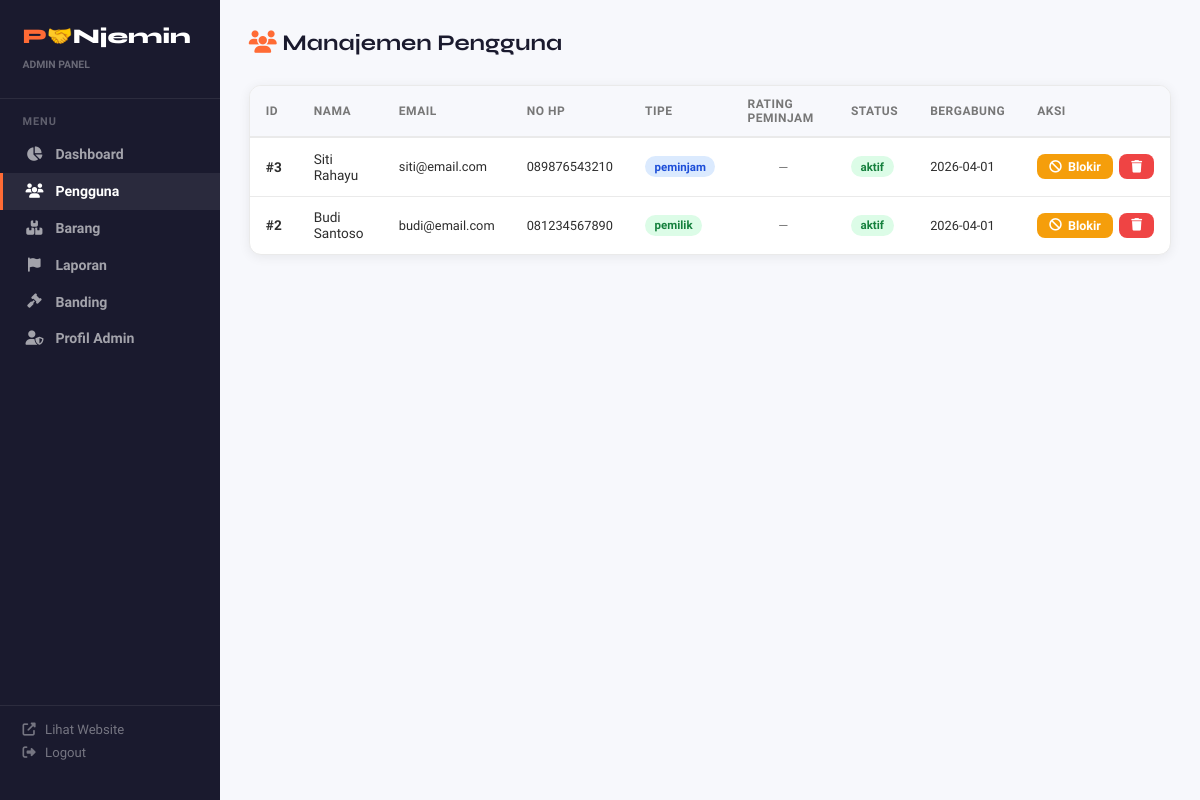
Page /admin/users (signed in) on the committed database.
### tables this page shows
CREATE TABLE users (
            id INTEGER PRIMARY KEY AUTOINCREMENT,
            nama TEXT NOT NULL, email TEXT UNIQUE NOT NULL, password TEXT NOT NULL,
            no_hp TEXT, alamat TEXT, role TEXT DEFAULT 'user',
            tipe_akun TEXT DEFAULT 'peminjam', rating REAL DEFAULT 0,
            total_transaksi INTEGER DEFAULT 0, status TEXT DEFAULT 'aktif',
            foto_ktp TEXT, created_at TIMESTAMP DEFAULT CURRENT_TIMESTAMP
        );

### app.py (the view)
@app.route('/admin/users')
def admin_users():
    if session.get('role') != 'admin': return redirect(url_for('admin_login'))
    users = db_execute("SELECT * FROM users WHERE role='user' ORDER BY created_at DESC", fetchall=True)
    ratings_raw = db_execute("SELECT id_peminjam, AVG(rating) as avg_r, COUNT(*) as cnt FROM review_peminjam GROUP BY id_peminjam", fetchall=True)
    ratings = {}
    for r in ratings_raw:
        ratings[r['id_peminjam']] = {'avg': round(r['avg_r'],1) if r['avg_r'] else 0, 'cnt': r['cnt']}
    return render_template('admin/users.html', users=users, ratings=ratings)

### app.py (called while the page is built)
@app.template_filter('tgl')
def filter_tgl(value, fmt='%Y-%m-%d'):
    if not value:
        return ''
    if hasattr(value, 'strftime'):
        return value.strftime(fmt)
    return str(value)[:10]

def get_db():
    if 'db' not in g:
        if USE_POSTGRES:
            g.db = psycopg2.connect(DATABASE_URL, cursor_factory=psycopg2.extras.RealDictCursor)
        else:
            import sqlite3
            g.db = sqlite3.connect('database.db', check_same_thread=False)
            g.db.row_factory = sqlite3.Row
            g.db.execute("PRAGMA journal_mode=WAL")
    return g.db

def db_execute(sql, params=(), fetchone=False, fetchall=False, commit=False):
    conn = get_db()
    if USE_POSTGRES:
        sql = sql.replace('?', '%s')
    cur = conn.cursor()
    cur.execute(sql, params)
    result = None
    if fetchone:
        result = cur.fetchone()
    elif fetchall:
        result = cur.fetchall()
    if commit:
        conn.commit()
    cur.close()
    return result

def chat_unread():
    if 'user_id' not in session: return 0
    try:
        row = db_execute("SELECT COUNT(*) AS c FROM chat WHERE id_penerima=? AND dibaca=0", (session['user_id'],), fetchone=True)
        return row['c'] if row else 0
    except: return 0

@app.context_processor
def inject_globals():
    return dict(chat_unread_count=chat_unread(), foto_url=foto_url)

### templates/admin/users.html (shortened to what this page needs)
{% extends 'admin/base.html' %}
{% block content %}
<div class="topbar">
    <h1><i class="fas fa-users" style="color:var(--primary)"></i> Manajemen Pengguna</h1>
</div>
<div class="card">
    <table class="table">
        <thead>
            <tr><th>ID</th><th>Nama</th><th>Email</th><th>No HP</th><th>Tipe</th><th>Rating Peminjam</th><th>Status</th><th>Bergabung</th><th>Aksi</th></tr>
        </thead>
        <tbody>
            {% for u in users %}
            <tr>
                <td><strong>#{{ u.id }}</strong></td>
                <td>{{ u.nama }}</td>
                <td style="font-size:0.8rem">{{ u.email }}</td>
                <td style="font-size:0.8rem">{{ u.no_hp or '—' }}</td>
                <td><span class="badge {% if u.tipe_akun == 'pemilik' %}badge-success{% else %}badge-info{% endif %}">{{ u.tipe_akun }}</span></td>
                <td style="text-align:center">
                    {% if ratings.get(u.id) %}
                    <span style="color:#f59e0b;font-weight:700">⭐ {{ ratings[u.id]['avg'] }}</span>
                    <div style="font-size:0.72rem;color:var(--text-muted)">{{ ratings[u.id]['cnt'] }}x ulasan</div>
                    {% else %}
                    <span style="color:var(--text-muted);font-size:0.8rem">—</span>
                    {% endif %}
                </td>
                <td><span class="badge {% if u.status == 'aktif' %}badge-success{% else %}badge-danger{% endif %}">{{ u.status }}</span></td>
                <td style="font-size:0.8rem">{{ u.created_at | tgl }}</td>
                <td>
                    <div style="display:flex;gap:0.4rem">
                        <a href="{{ url_for('admin_blokir', id=u.id) }}" class="btn btn-sm {% if u.status == 'aktif' %}btn-warning{% else %}btn-success{% endif %}">
                            <i class="fas fa-{% if u.status == 'aktif' %}ban{% else %}unlock{% endif %}"></i>
                            {{ 'Blokir' if u.status == 'aktif' else 'Aktifkan' }}
                        </a>
                        <a href="{{ url_for('admin_hapus_user', id=u.id) }}" class="btn btn-danger btn-sm" onclick="return confirm('Yakin hapus user ini?')">
                            <i class="fas fa-trash"></i>
                        </a>
                    </div>
                </td>
            </tr>
            {% endfor %}
        </tbody>
    </table>
</div>
{% endblock %}

### templates/admin/base.html (style rules this page uses)
:root { --primary: #FF6B35; --primary-dark: #e55a25; --primary-light: #fff3ee; --secondary: #1a1a2e; --accent: #FFD700; --text: #2d2d2d; --text-muted: #777; --bg: #f7f8fc; --card-bg: #fff; --border: #eaeaea; --success: #22c55e; --warning: #f59e0b; --danger: #ef4444; --info: #3b82f6; --radius: 12px; --radius-sm: 8px; --shadow: 0 2px 12px rgba(0,0,0,0.07); --sidebar-w: 220px; }
* { margin: 0; padding: 0; box-sizing: border-box; }
body { font-family: 'Plus Jakarta Sans', sans-serif; background: var(--bg); color: var(--text); display: flex; min-height: 100vh; }
.topbar { display: flex; align-items: center; justify-content: space-between; margin-bottom: 1.8rem; }
.topbar h1 { font-family: 'Syne', sans-serif; font-size: 1.4rem; color: var(--secondary); }
.btn { display: inline-flex; align-items: center; gap: 0.4rem; padding: 0.5rem 1.1rem; border-radius: var(--radius-sm); font-size: 0.85rem; font-weight: 600; cursor: pointer; border: none; text-decoration: none; transition: all 0.2s; }
.btn-danger { background: var(--danger); color: white; }
.btn-warning { background: var(--warning); color: white; }
.btn-sm { padding: 0.3rem 0.75rem; font-size: 0.78rem; }
.card { background: white; border-radius: var(--radius); border: 1px solid var(--border); box-shadow: var(--shadow); overflow: hidden; }
.table { width: 100%; border-collapse: collapse; font-size: 0.85rem; }
.table th { background: var(--bg); padding: 0.7rem 1rem; text-align: left; font-weight: 700; color: var(--text-muted); font-size: 0.75rem; text-transform: uppercase; letter-spacing: 0.5px; border-bottom: 2px solid var(--border); }
.table td { padding: 0.8rem 1rem; border-bottom: 1px solid var(--border); vertical-align: middle; }
.table tr:last-child td { border-bottom: none; }
.badge { display: inline-block; padding: 0.22rem 0.6rem; border-radius: 20px; font-size: 0.72rem; font-weight: 700; }
.badge-success { background: #dcfce7; color: #15803d; }
.badge-info { background: #dbeafe; color: #1d4ed8; }

### rows in the picture
users: id "3", nama "Siti Rahayu", email "siti@email.com", no_hp "089876543210", tipe_akun "peminjam", status "aktif", created_at|tgl "2026-04-01", status "Blokir"
users: id "2", nama "Budi Santoso", email "budi@email.com", no_hp "081234567890", tipe_akun "pemilik", status "aktif", created_at|tgl "2026-04-01", status "Blokir"
